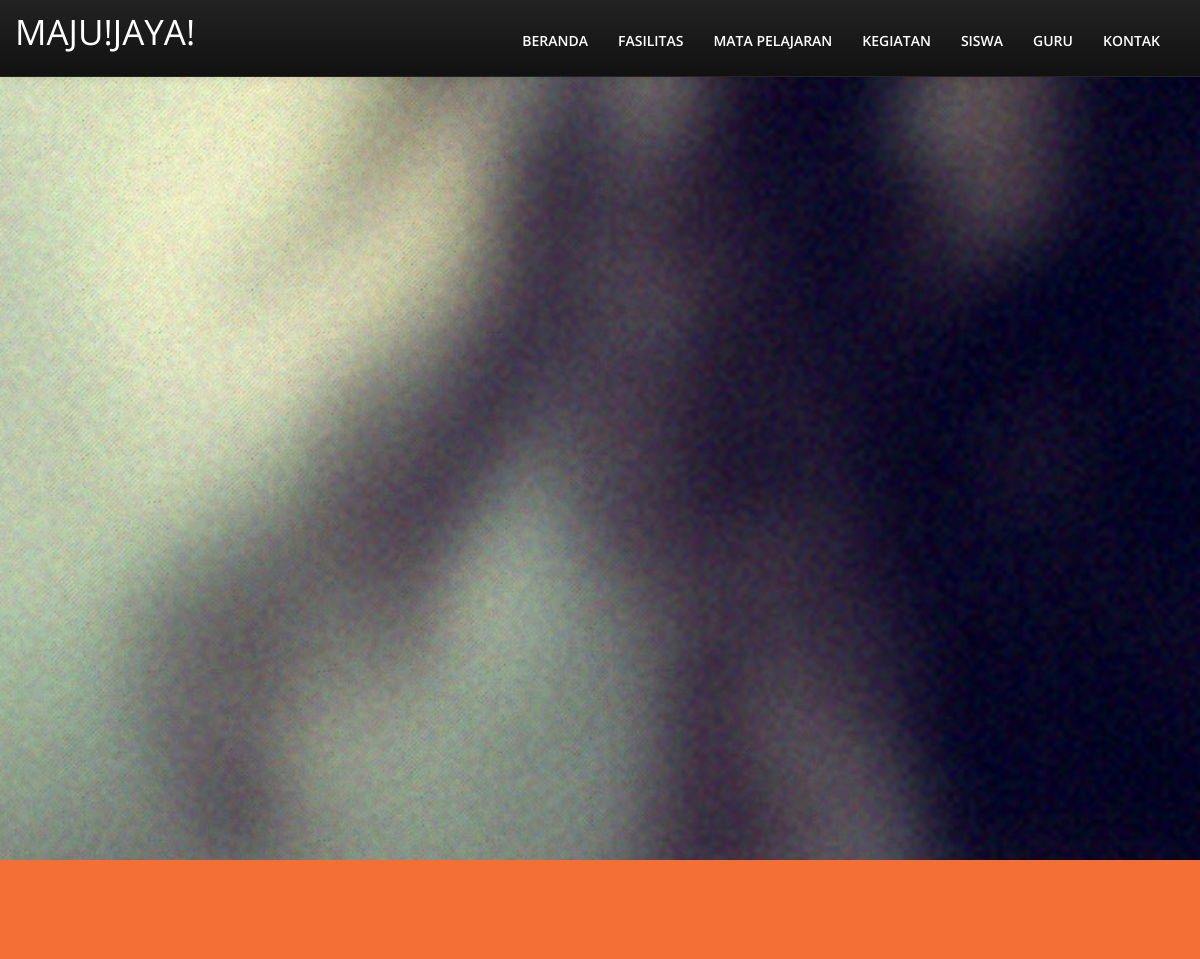
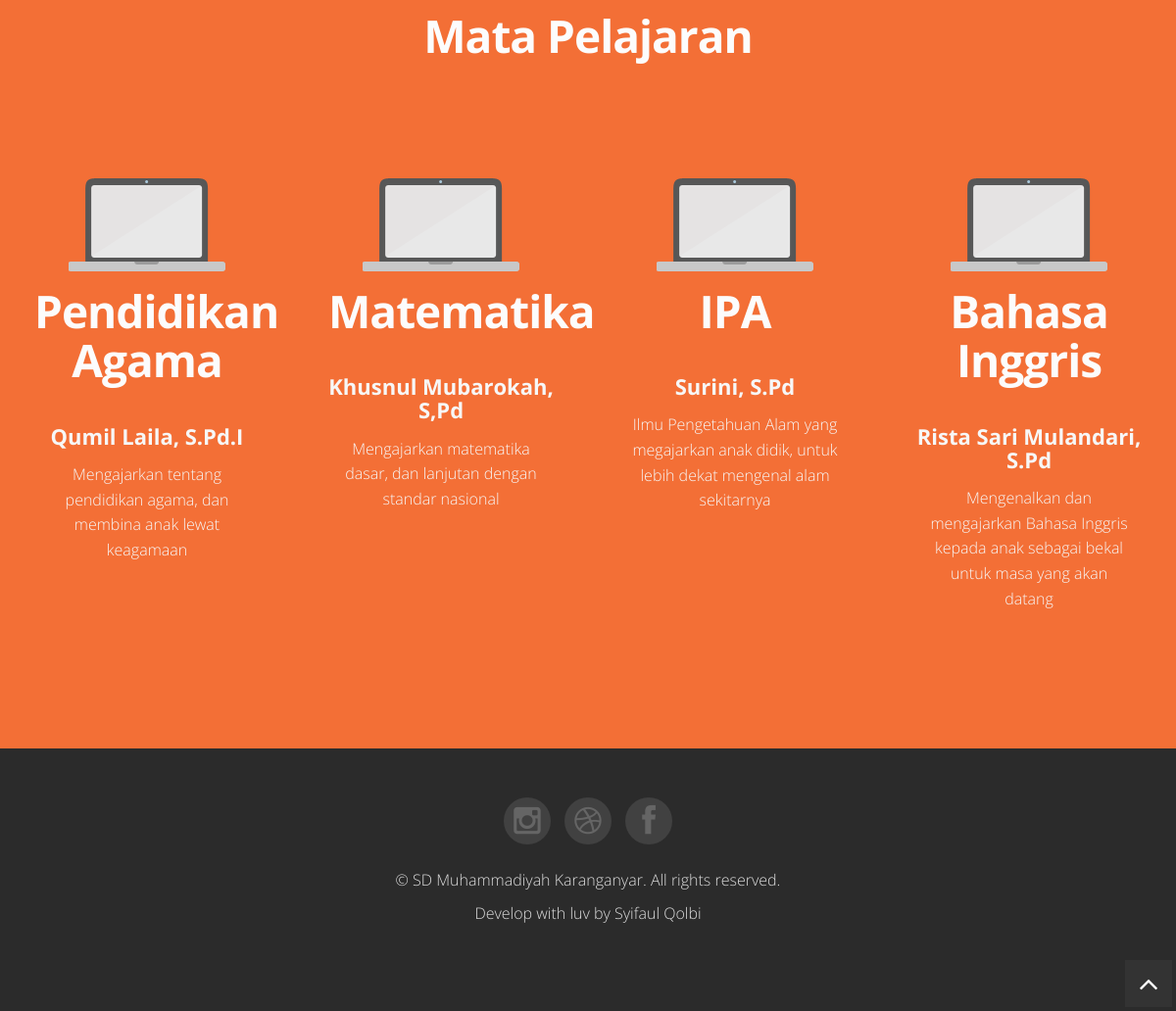
Page /index.php/mapel on the committed database (2 pictures, top to bottom).
### tables this page shows
CREATE TABLE `mapel` (
  `id` int(11) NOT NULL,
  `nama` varchar(120) NOT NULL,
  `deskripsi` text NOT NULL,
  `kelas` varchar(120) NOT NULL,
  `nama_guru` varchar(120) NOT NULL
);

### application/controllers/Mapel.php (called while the page is built, shortened)
<?php
class Mapel extends CI_Controller
{
    function __construct()
    {
        $this->load->model(array('M_data'));
    }
    public function index()
    {
        $data['detail'] = $this->db->get('mapel')->result();
        $this->load->view('templates/header');
        $this->load->view('mapel', $data);
        $this->load->view('templates/footer');
    }
}

### index.php (called while the page is built, shortened)
<?php
require_once BASEPATH.'core/CodeIgniter.php';

### application/views/mapel.php (the view)
<div class="bg1"></div>
<section id="services" class="section orange">
    <div class="container">
        <h4>Mata Pelajaran</h4>
        <div class="row">
            <?php foreach ($detail as $row) : ?>
                <div class="span3 animated-fast flyIn">
                    <div class="service-box">
                        <img src="<?= base_url(); ?>assets/img/icons/laptop.png" alt="" />
                        <h4><?= $row->nama; ?></h4>
                        <h2><?= $row->nama_guru; ?></h2>
                        <p><?= $row->deskripsi; ?></p>
                    </div>
                </div>
            <?php endforeach; ?>
        </div>
    </div>
</section>

### assets/css/style.css (style rules this page uses)
div, article, section, header, footer, nav, li { position: relative; }
body { background: #fff; color: #444; font-size: 16px; font-weight: 300; font-family: 'Open Sans', Arial, sans-serif; }
body { padding-top: 60px; }
.row { margin-bottom: 30px; }
p { line-height: 1.6em; margin: 0 0 10px 0; }
h1, h2, h3, h4, h5, h6 { font-weight: 400; color: #312f2b; line-height: 1.1em; font-family: 'Open Sans', Arial, sans-serif; }
h2 { font-size: 30px; margin-bottom: 20px; }
h4 { font-size: 22px; margin-bottom: 20px; }
section.section { padding: 100px 0 80px; }
section.section h4 { text-align: center; margin-bottom: 40px; font-size: 46px; font-weight: 700; letter-spacing: -1px; }
.section.orange h4, .section.green h4 { color: #fcfcfc; }
.section.orange p, .section.green p { color: #f7f7f7; }
.spacer.orange, .section.orange { background: #f36f36; }
section#services h2 { font-size: 22px; margin-bottom: 15px; margin-top: 10px; text-align: center; }
section#services p { margin: 10px; }
section#services .service-box { text-align: center; padding: 20px; -webkit-transition: all 0.3s ease-in-out; -moz-transition: all 0.3s ease-in-out; -o-transition: all 0.3s ease-in-out; -ms-transition: all 0.3s ease-in-out; transition: all 0.3s ease-in-out; }
section#services .service-box h2 { color: #f7f7f7; font-weight: 700; }

### application/views/templates/header.php (style rules this page uses)
body, html { height: 100%; margin: 0; }
.bg1 { background-image: url("assets/img/bg/bg-2.jpg"); height: 100%; background-attachment: fixed; background-position: center; background-repeat: no-repeat; background-size: cover; }

### rows in the picture
mapel: nama "Pendidikan Agama", nama_guru "Qumil Laila, S.Pd.I", deskripsi "Mengajarkan tentang pendidikan agama, dan membina anak lewat keagamaan"
mapel: nama "Matematika", nama_guru "Khusnul Mubarokah, S,Pd", deskripsi "Mengajarkan matematika dasar, dan lanjutan dengan standar nasional"
mapel: nama "IPA", nama_guru "Surini, S.Pd", deskripsi "Ilmu Pengetahuan Alam yang megajarkan anak didik, untuk lebih dekat mengenal alam sekitarnya"
mapel: nama "Bahasa Inggris", nama_guru "Rista Sari Mulandari, S.Pd", deskripsi "Mengenalkan dan mengajarkan Bahasa Inggris kepada anak sebagai bekal untuk masa yang akan datang"
